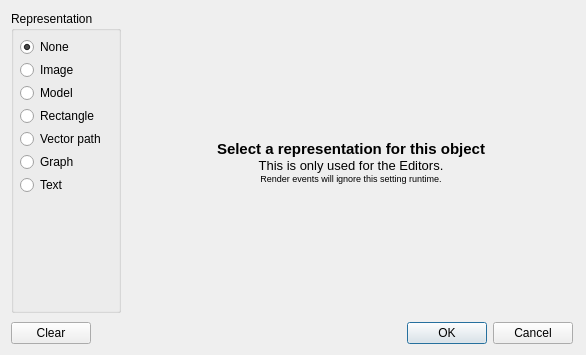
<?xml version="1.0" encoding="UTF-8"?>
<ui version="4.0">
 <class>getImageOrModel</class>
 <widget class="QDialog" name="getImageOrModel">
  <property name="geometry">
   <rect>
    <x>0</x>
    <y>0</y>
    <width>586</width>
    <height>355</height>
   </rect>
  </property>
  <property name="windowTitle">
   <string>Select resource...</string>
  </property>
  <layout class="QVBoxLayout" name="verticalLayout">
   <item>
    <layout class="QHBoxLayout" name="horizontalLayout_3">
     <item>
      <widget class="QGroupBox" name="groupBox">
       <property name="sizePolicy">
        <sizepolicy hsizetype="Minimum" vsizetype="Minimum">
         <horstretch>0</horstretch>
         <verstretch>0</verstretch>
        </sizepolicy>
       </property>
       <property name="title">
        <string>Representation</string>
       </property>
       <layout class="QVBoxLayout" name="verticalLayout_4">
        <property name="spacing">
         <number>3</number>
        </property>
        <property name="margin">
         <number>6</number>
        </property>
        <item>
         <widget class="QRadioButton" name="rpNone">
          <property name="text">
           <string>None</string>
          </property>
          <property name="checked">
           <bool>true</bool>
          </property>
         </widget>
        </item>
        <item>
         <widget class="QRadioButton" name="rpImage">
          <property name="text">
           <string>Image</string>
          </property>
         </widget>
        </item>
        <item>
         <widget class="QRadioButton" name="rpModel">
          <property name="text">
           <string>Model</string>
          </property>
         </widget>
        </item>
        <item>
         <widget class="QRadioButton" name="rpRectangle">
          <property name="text">
           <string>Rectangle</string>
          </property>
         </widget>
        </item>
        <item>
         <widget class="QRadioButton" name="rpPath">
          <property name="text">
           <string>Vector path</string>
          </property>
         </widget>
        </item>
        <item>
         <widget class="QRadioButton" name="rpGraph">
          <property name="text">
           <string>Graph</string>
          </property>
         </widget>
        </item>
        <item>
         <widget class="QRadioButton" name="rpText">
          <property name="text">
           <string>Text</string>
          </property>
         </widget>
        </item>
        <item>
         <spacer name="verticalSpacer_2">
          <property name="orientation">
           <enum>Qt::Vertical</enum>
          </property>
          <property name="sizeHint" stdset="0">
           <size>
            <width>20</width>
            <height>40</height>
           </size>
          </property>
         </spacer>
        </item>
       </layout>
      </widget>
     </item>
     <item>
      <widget class="QStackedWidget" name="stackedWidget">
       <property name="currentIndex">
        <number>0</number>
       </property>
       <widget class="QWidget" name="pgNone">
        <layout class="QGridLayout" name="gridLayout">
         <item row="0" column="0">
          <widget class="QLabel" name="label_2">
           <property name="text">
            <string>&lt;!DOCTYPE HTML PUBLIC &quot;-//W3C//DTD HTML 4.0//EN&quot; &quot;http://www.w3.org/TR/REC-html40/strict.dtd&quot;&gt;
&lt;html&gt;&lt;head&gt;&lt;meta name=&quot;qrichtext&quot; content=&quot;1&quot; /&gt;&lt;style type=&quot;text/css&quot;&gt;
p, li { white-space: pre-wrap; }
&lt;/style&gt;&lt;/head&gt;&lt;body style=&quot; font-family:'MS Shell Dlg 2'; font-size:8.25pt; font-weight:400; font-style:normal;&quot;&gt;
&lt;p align=&quot;center&quot; style=&quot; margin-top:0px; margin-bottom:0px; margin-left:0px; margin-right:0px; -qt-block-indent:0; text-indent:0px;&quot;&gt;&lt;span style=&quot; font-size:11pt; font-weight:600;&quot;&gt;Select a representation for this object&lt;/span&gt;&lt;/p&gt;
&lt;p align=&quot;center&quot; style=&quot; margin-top:0px; margin-bottom:0px; margin-left:0px; margin-right:0px; -qt-block-indent:0; text-indent:0px;&quot;&gt;&lt;span style=&quot; font-size:10pt;&quot;&gt;This is only used for the Editors.&lt;/span&gt;&lt;/p&gt;
&lt;p align=&quot;center&quot; style=&quot; margin-top:0px; margin-bottom:0px; margin-left:0px; margin-right:0px; -qt-block-indent:0; text-indent:0px;&quot;&gt;&lt;span style=&quot; font-size:7pt;&quot;&gt;Render events will ignore this setting runtime.&lt;/span&gt;&lt;/p&gt;&lt;/body&gt;&lt;/html&gt;</string>
           </property>
          </widget>
         </item>
        </layout>
       </widget>
       <widget class="QWidget" name="pgImage">
        <layout class="QVBoxLayout" name="verticalLayout_5">
         <property name="spacing">
          <number>3</number>
         </property>
         <property name="margin">
          <number>0</number>
         </property>
         <item>
          <widget class="QLabel" name="label_3">
           <property name="text">
            <string>Select the image</string>
           </property>
          </widget>
         </item>
         <item>
          <widget class="QListWidget" name="listWidget">
           <property name="editTriggers">
            <set>QAbstractItemView::NoEditTriggers</set>
           </property>
           <property name="iconSize">
            <size>
             <width>64</width>
             <height>64</height>
            </size>
           </property>
           <property name="verticalScrollMode">
            <enum>QAbstractItemView::ScrollPerPixel</enum>
           </property>
           <property name="horizontalScrollMode">
            <enum>QAbstractItemView::ScrollPerPixel</enum>
           </property>
           <property name="movement">
            <enum>QListView::Static</enum>
           </property>
           <property name="flow">
            <enum>QListView::LeftToRight</enum>
           </property>
           <property name="resizeMode">
            <enum>QListView::Adjust</enum>
           </property>
           <property name="layoutMode">
            <enum>QListView::SinglePass</enum>
           </property>
           <property name="spacing">
            <number>10</number>
           </property>
           <property name="viewMode">
            <enum>QListView::IconMode</enum>
           </property>
           <property name="wordWrap">
            <bool>true</bool>
           </property>
           <item>
            <property name="text">
             <string>New Item</string>
            </property>
            <property name="icon">
             <iconset resource="../resources.qrc">
              <normaloff>:/resources/RES/app.png</normaloff>:/resources/RES/app.png</iconset>
            </property>
           </item>
           <item>
            <property name="text">
             <string>New Item</string>
            </property>
            <property name="icon">
             <iconset>
              <normaloff>:/resources/RES/defbg.jpg</normaloff>:/resources/RES/defbg.jpg</iconset>
            </property>
           </item>
           <item>
            <property name="text">
             <string>New Item</string>
            </property>
            <property name="icon">
             <iconset resource="../resources.qrc">
              <normaloff>:/resources/RES/clear_left.png</normaloff>:/resources/RES/clear_left.png</iconset>
            </property>
           </item>
           <item>
            <property name="text">
             <string>New Item</string>
            </property>
            <property name="icon">
             <iconset resource="../resources.qrc">
              <normaloff>:/resources/RES/app.png</normaloff>:/resources/RES/app.png</iconset>
            </property>
           </item>
          </widget>
         </item>
        </layout>
       </widget>
       <widget class="QWidget" name="pgModel"/>
       <widget class="QWidget" name="pgRectangle"/>
       <widget class="QWidget" name="pgVectorPath"/>
       <widget class="QWidget" name="pgText"/>
      </widget>
     </item>
    </layout>
   </item>
   <item>
    <layout class="QHBoxLayout" name="horizontalLayout">
     <property name="topMargin">
      <number>3</number>
     </property>
     <property name="rightMargin">
      <number>2</number>
     </property>
     <item>
      <widget class="QPushButton" name="pushButton_2">
       <property name="text">
        <string>Clear</string>
       </property>
      </widget>
     </item>
     <item>
      <spacer name="horizontalSpacer">
       <property name="orientation">
        <enum>Qt::Horizontal</enum>
       </property>
       <property name="sizeHint" stdset="0">
        <size>
         <width>40</width>
         <height>20</height>
        </size>
       </property>
      </spacer>
     </item>
     <item>
      <widget class="QPushButton" name="pushButton">
       <property name="text">
        <string>OK</string>
       </property>
       <property name="default">
        <bool>true</bool>
       </property>
      </widget>
     </item>
     <item>
      <widget class="QPushButton" name="pushButton_3">
       <property name="text">
        <string>Cancel</string>
       </property>
      </widget>
     </item>
    </layout>
   </item>
  </layout>
 </widget>
 <resources>
  <include location="../resources.qrc"/>
 </resources>
 <connections>
  <connection>
   <sender>pushButton</sender>
   <signal>clicked()</signal>
   <receiver>getImageOrModel</receiver>
   <slot>accept()</slot>
   <hints>
    <hint type="sourcelabel">
     <x>346</x>
     <y>342</y>
    </hint>
    <hint type="destinationlabel">
     <x>557</x>
     <y>417</y>
    </hint>
   </hints>
  </connection>
  <connection>
   <sender>pushButton_3</sender>
   <signal>clicked()</signal>
   <receiver>getImageOrModel</receiver>
   <slot>reject()</slot>
   <hints>
    <hint type="sourcelabel">
     <x>420</x>
     <y>344</y>
    </hint>
    <hint type="destinationlabel">
     <x>640</x>
     <y>301</y>
    </hint>
   </hints>
  </connection>
 </connections>
</ui>
